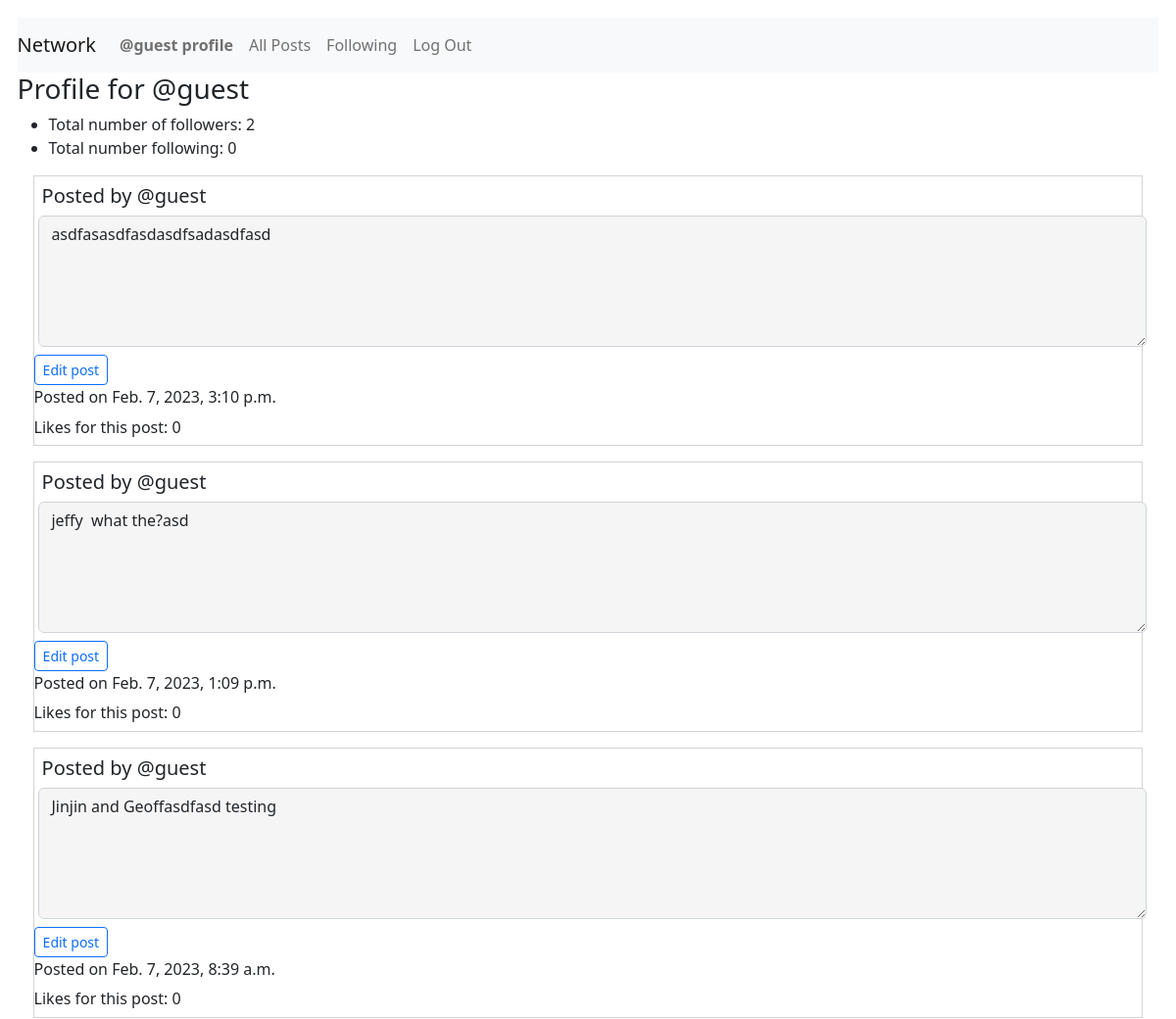
The page /profile/@guest (signed in, upper part) on the database as committed earlier.
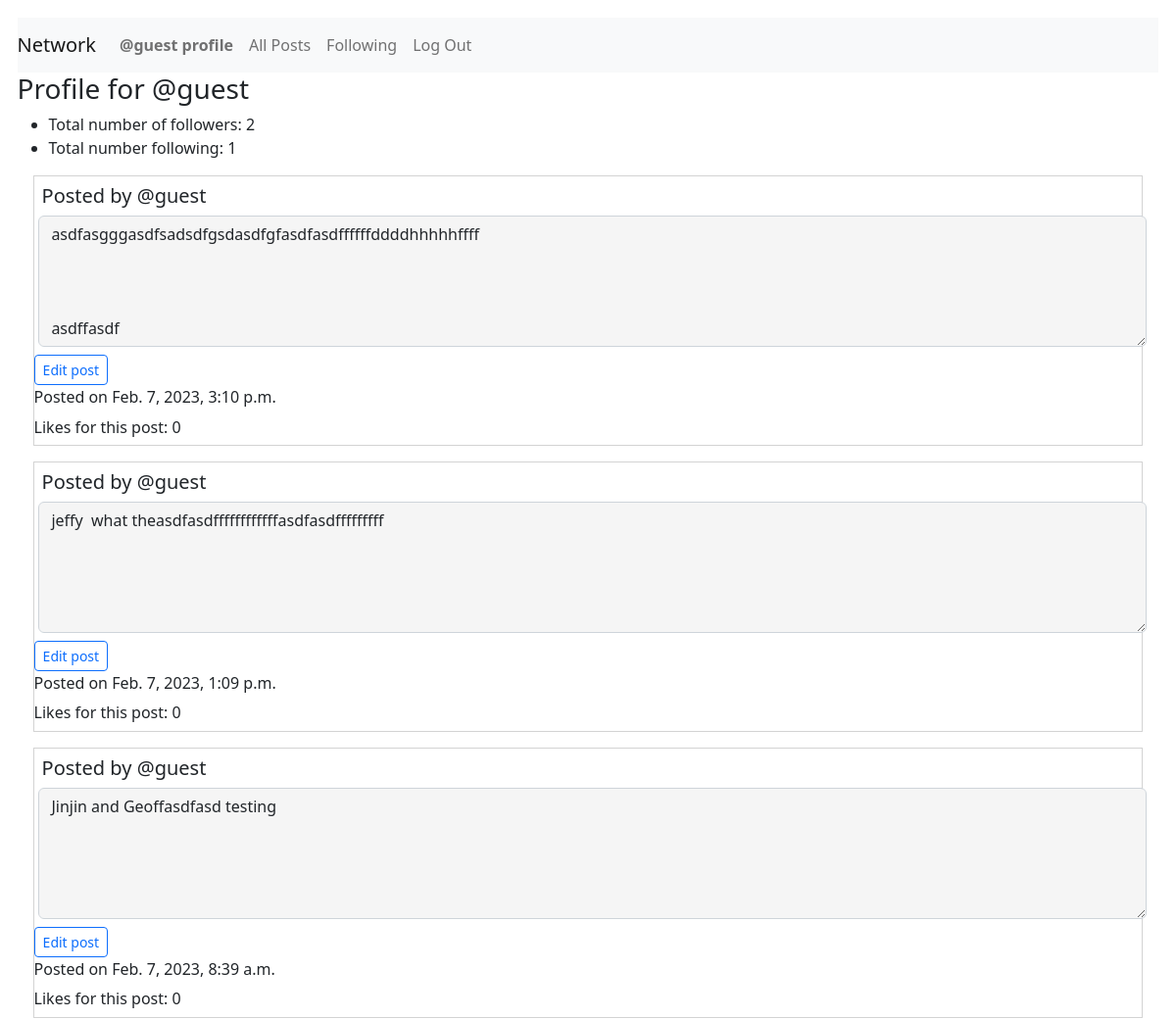
The same page on the database as committed later.
### network/models.py (models this page shows, shortened)
class Posts(models.Model):
    creator = models.ForeignKey(
        User, on_delete=models.PROTECT, related_name="get_creator", blank=False)
    content = models.TextField(max_length=600)
    createdDate = models.DateTimeField(auto_now_add=True)
    likedUser = models.ManyToManyField(
        User, blank=True, related_name="get_liked_users")
    numberLikes = models.IntegerField(blank=True, default=0)

class User(AbstractUser):
    pass
    def __str__(self) -> str:
        return f"User Name: {self.username} - User ID: {self.id}"

### network/views.py (the view)
# urls.py: path("profile/<str:username>", views.getProfile, name="getProfile"),
@login_required
def getProfile(request, username):
    print("In getProfile")
    user_id = request.user.id
    user_name = request.user.username
    print(username)
    user = User.objects.get(username=username)
    print(user.id)
    profileUser = user.id
    try:
        isFollowing = getFollowingFlag(request, username)
    except:
        print("This user is following no one!")
        isFollowing = False
    try:
        posts = Posts.objects.filter(creator=profileUser)
        postsUser = posts.order_by('-createdDate')
        noListings = False
    except Posts.DoesNotExist:
        print("blah")
        noListings = True
    try:
        follow = Follow.objects.get(followUser=profileUser)
        followObject = True
    except:
        Follow.DoesNotExist
        followObject = False
    if followObject != False:
        countFollowers = follow.followers.all().count()
    else:
        countFollowers = 0
    if followObject == True:
        followers = follow.followers.all()
    if followObject == True:
        countFollowing = follow.following.all().count()
    else:
        countFollowing = 0
    if followObject == True:
        following = follow.following.all()
    if followObject == False:
        return render(request, "network/profile.html", {"noListings": noListings, "postings": postsUser, "countFollowers": countFollowers, "countFollowing": countFollowing, "isFollowing": isFollowing})
    else:
        return render(request, "network/profile.html", {"noListings": noListings, "postings": postsUser, "countFollowers": countFollowers, "countFollowing": countFollowing, "username": username, "isFollowing": isFollowing})

### network/views.py (called while the page is built, shortened)
@login_required
def getFollowingFlag(request, username):
    print("In getFollowingFlag")
    isFollowing = False
    userLoggedin = request.user
    print(userLoggedin)
    print(username)
    userID = User.objects.get(username=username)
    userIDNewFollowing = userID.id
    UserLoggedIn = Follow.objects.get(followUser=userLoggedin)
    user_id = request.user.id
    user_name = request.user.username
    try:
        follow = Follow.objects.get(followUser_id=user_id)
        followObject = True
    except Follow.DoesNotExist:
        print("This user has no folow objects!")
        followObject = False
    if followObject == True:
        followers = follow.followers.all()
    test = User.objects.get(username=username)
    if test == userLoggedin:
        isFollowing = None
        return isFollowing

### network/templates/network/profile.html (shortened to what this page needs)
{% extends "network/layout.html" %}
{% load static %}
{% block body %}
<div id="post-view">
    <h3>Profile for {{username}}</h3>
    <ul>
        <li>Total number of followers: {{countFollowers}}</li>
        <li>Total number following: {{countFollowing}}</li>
    </ul>
    <div>
        {% for post in postings %}
        <div class="post{{forloop.counter0}}">
            <h5 class="creator">Posted by {{post.creator.username}}</a></h5><textarea
                class="form-control content{{forloop.counter0}}" id="readonlyContent{{forloop.counter0}}" rows="5"
                readonly="true">{{post.content}}</textarea>
            {% if post.creator.username == user.username %}
            <button class="btn btn-sm btn-outline-primary edit{{forloop.counter0}}" id="editButton{{forloop.counter0}}"
                onclick="editPost('{{post.id}}')">Edit
                post</button>
            {% endif %}
            <p class="timestamp{{forloop.counter0}}">Posted on {{post.createdDate}}</p>
            <p class="numberLikes{{forloop.counter0}}">Likes for this post: {{post.numberLikes}}</p>
        </div>
        {% empty %}
        <h5>This user does not have any posts.</h5>
        {% endfor %}
        {% endblock %}

Rows that differ between the two databases and show on the page:
changed Posts: content "asdfasasdfasdasdfsadasdfasd" → "asdfasgggasdfsadsdfgsdasdfgfasdfasdffffffddddhhhhhffff asdffasdf"
changed Posts: content "jeffy what the?asd" → "jeffy what theasdfasdffffffffffffasdfasdfffffffff"
Other text that changed with them:
{{ countFollowing }}: "0" → "1"
